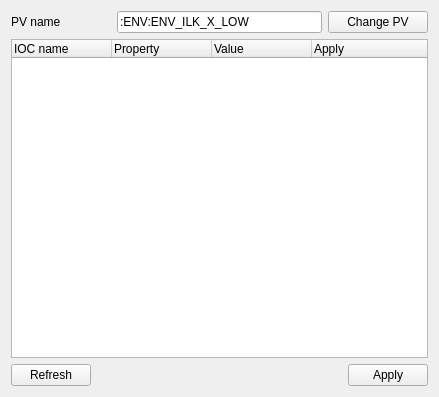
<?xml version="1.0" encoding="UTF-8"?>
<ui version="4.0">
 <class>ParamMulti</class>
 <widget class="QWidget" name="ParamMulti">
  <property name="geometry">
   <rect>
    <x>0</x>
    <y>0</y>
    <width>439</width>
    <height>397</height>
   </rect>
  </property>
  <property name="windowTitle">
   <string>ParamMulti</string>
  </property>
  <layout class="QVBoxLayout" name="verticalLayout">
   <item>
    <layout class="QHBoxLayout" name="horizontalLayout_3">
     <item>
      <widget class="QLabel" name="label_3">
       <property name="sizePolicy">
        <sizepolicy hsizetype="Minimum" vsizetype="Minimum">
         <horstretch>0</horstretch>
         <verstretch>0</verstretch>
        </sizepolicy>
       </property>
       <property name="maximumSize">
        <size>
         <width>100</width>
         <height>16777215</height>
        </size>
       </property>
       <property name="text">
        <string>PV name</string>
       </property>
      </widget>
     </item>
     <item>
      <widget class="QLineEdit" name="lineEdit_pvName">
       <property name="sizePolicy">
        <sizepolicy hsizetype="Preferred" vsizetype="Fixed">
         <horstretch>0</horstretch>
         <verstretch>0</verstretch>
        </sizepolicy>
       </property>
       <property name="maximumSize">
        <size>
         <width>16777215</width>
         <height>16777215</height>
        </size>
       </property>
       <property name="text">
        <string>:ENV:ENV_ILK_X_LOW</string>
       </property>
      </widget>
     </item>
     <item>
      <widget class="QPushButton" name="pushButton_changePV">
       <property name="sizePolicy">
        <sizepolicy hsizetype="Minimum" vsizetype="Fixed">
         <horstretch>0</horstretch>
         <verstretch>0</verstretch>
        </sizepolicy>
       </property>
       <property name="maximumSize">
        <size>
         <width>100</width>
         <height>16777215</height>
        </size>
       </property>
       <property name="text">
        <string>Change PV</string>
       </property>
      </widget>
     </item>
    </layout>
   </item>
   <item>
    <widget class="QTreeWidget" name="treeWidget">
     <property name="editTriggers">
      <set>QAbstractItemView::NoEditTriggers</set>
     </property>
     <property name="tabKeyNavigation">
      <bool>true</bool>
     </property>
     <property name="showDropIndicator" stdset="0">
      <bool>false</bool>
     </property>
     <property name="alternatingRowColors">
      <bool>true</bool>
     </property>
     <property name="selectionMode">
      <enum>QAbstractItemView::NoSelection</enum>
     </property>
     <property name="selectionBehavior">
      <enum>QAbstractItemView::SelectRows</enum>
     </property>
     <property name="uniformRowHeights">
      <bool>true</bool>
     </property>
     <property name="itemsExpandable">
      <bool>true</bool>
     </property>
     <attribute name="headerDefaultSectionSize">
      <number>100</number>
     </attribute>
     <column>
      <property name="text">
       <string>IOC name</string>
      </property>
     </column>
     <column>
      <property name="text">
       <string>Property</string>
      </property>
     </column>
     <column>
      <property name="text">
       <string>Value</string>
      </property>
     </column>
     <column>
      <property name="text">
       <string>Apply</string>
      </property>
     </column>
    </widget>
   </item>
   <item>
    <layout class="QHBoxLayout" name="horizontalLayout_2">
     <item>
      <widget class="QPushButton" name="pushButton_refresh">
       <property name="text">
        <string>Refresh</string>
       </property>
      </widget>
     </item>
     <item>
      <spacer name="horizontalSpacer">
       <property name="orientation">
        <enum>Qt::Horizontal</enum>
       </property>
       <property name="sizeHint" stdset="0">
        <size>
         <width>40</width>
         <height>20</height>
        </size>
       </property>
      </spacer>
     </item>
     <item>
      <widget class="QPushButton" name="pushButton_apply">
       <property name="text">
        <string>Apply</string>
       </property>
      </widget>
     </item>
    </layout>
   </item>
  </layout>
 </widget>
 <resources/>
 <connections/>
</ui>
